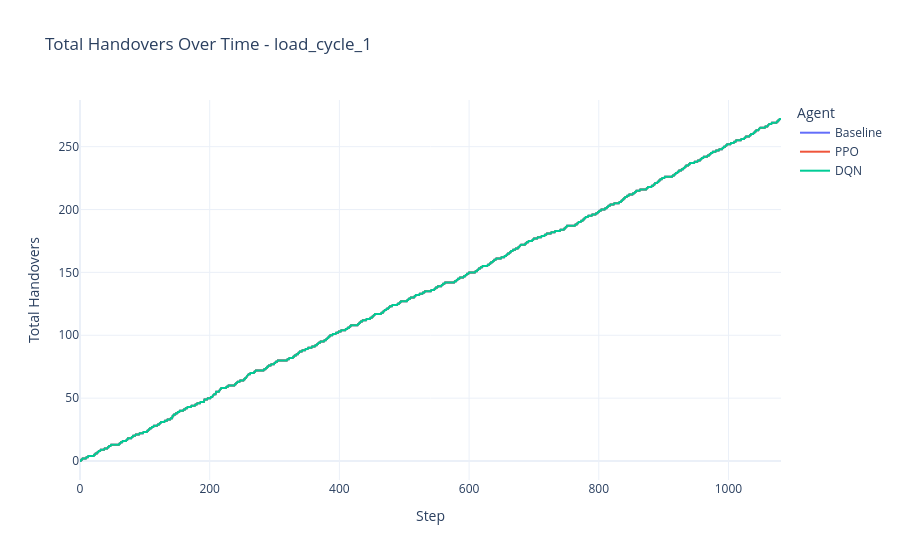

Source (notebook cell):
### Code cell
import os

scenarios = ["no_scenario", "load_cycle_1", "load_cycle_2", "load_cycle_5", "medium_aircraft", "large_aircraft", "snr_congested"]
handover_idx = 6

for scenario in scenarios:
    base_path = f"BASELINE_observations_{scenario}.csv"
    ppo_path = f"PPO_observations_{scenario}.csv"
    dqn_path = f"DQN_observations_{scenario}.csv"
    #odt_path = f"ODT_observations_{scenario}.csv"
    #odt_finetuned_path = f"ODT_FINETUNED_observations_{scenario}.csv"

    if not (os.path.exists(base_path) and os.path.exists(ppo_path) and os.path.exists(dqn_path) ):
        print(f"Missing files for scenario '{scenario}', skipping.")
        continue

    obs_base = pd.read_csv(base_path).values
    obs_ppo = pd.read_csv(ppo_path).values
    obs_dqn = pd.read_csv(dqn_path).values
    #obs_odt = pd.read_csv(odt_path).values
    #obs_odt_finetuned = pd.read_csv(odt_finetuned_path).values

    fig = go.Figure()
    fig.add_trace(go.Scatter(y=obs_base[:, handover_idx], mode='lines', name='Baseline'))
    fig.add_trace(go.Scatter(y=obs_ppo[:, handover_idx], mode='lines', name='PPO'))
    fig.add_trace(go.Scatter(y=obs_dqn[:, handover_idx], mode='lines', name='DQN'))
    #fig.add_trace(go.Scatter(y=obs_odt[:, handover_idx], mode='lines', name='ODT'))
    #fig.add_trace(go.Scatter(y=obs_odt_finetuned[:, handover_idx], mode='lines', name='ODT Finetuned'))
    #fig.add_trace(go.Scatter(y=obs_odt_finetuned[:, handover_idx], mode='lines', name='ODT Finetuned'))
    fig.update_layout(
        title=f"Total Handovers Over Time - {scenario}",
        xaxis_title='Step',
        yaxis_title='Total Handovers',
        legend_title='Agent',
        template='plotly_white'
    )
    fig.show()

### Figure 1 — Plotly figure (JSON) as saved in the notebook; plotly's stock layout.template omitted (floating-point values rounded to 4 significant figures; data arrays with more than 128 entries replaced by an {"elided": "..."} marker saying what was removed)
{"data": [{"mode": "lines", "name": "Baseline", "type": "scatter", "y": {"elided": "1082 float values"}}, {"mode": "lines", "name": "PPO", "type": "scatter", "y": {"elided": "1082 float values"}}, {"mode": "lines", "name": "DQN", "type": "scatter", "y": {"elided": "1082 float values"}}], "layout": {"legend": {"title": {"text": "Agent"}}, "title": {"text": "Total Handovers Over Time - load_cycle_1"}, "xaxis": {"title": {"text": "Step"}}, "yaxis": {"title": {"text": "Total Handovers"}}}}
